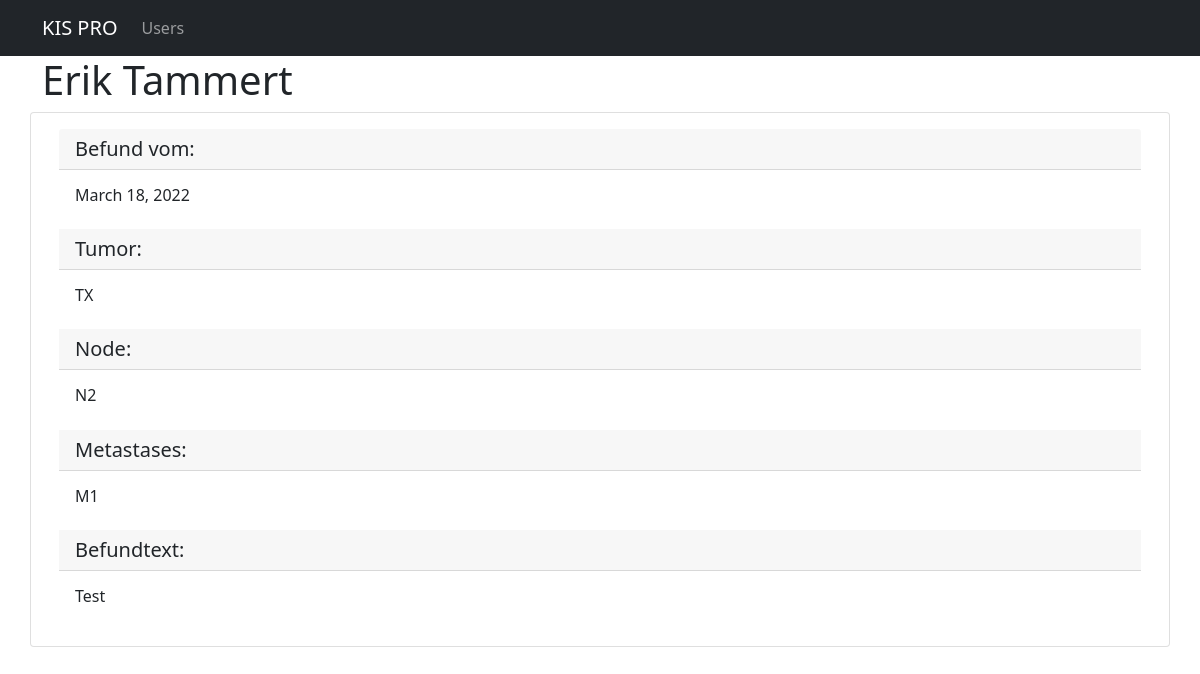
/pathology/meet/1/2, run on the app's committed database.
### kis_pro/models.py (models this page shows, shortened)
class TNM(models.Model):
    case = models.ForeignKey(Cases, on_delete=models.CASCADE)
    tumor = models.CharField(max_length=2)
    nodes = models.CharField(max_length=2)
    metastases = models.CharField(max_length=2)
    report_text = models.TextField(max_length=500)

class Cases(models.Model):
    timestamp = models.DateField()
    patient = models.ForeignKey(Patient, on_delete=models.CASCADE)
    doctor = models.ForeignKey(Doctor, on_delete=models.CASCADE)

class Person(models.Model):
    title = models.CharField(max_length=50)
    firstname = models.CharField(max_length=100)
    lastname = models.CharField(max_length=100)
    def user_print(self):
        return self.title + ' ' + self.firstname + ' ' + self.lastname
    def __str__(self):
        return self.user_print()
    class Meta:
        abstract = True

class Patient(Person):
    birthdate = models.DateField()
    attending_doctor = models.ManyToManyField(Doctor)

### kis_pro/views.py (the view)
# urls.py: path("pathology/meet/<int:pk>/<int:caseid>", views.kis_pro_pathology_meet, name="kis_pro_pathology_meet"),
def kis_pro_pathology_meet(request, pk, caseid):
    try:
        tnm = TNM.objects.get(case_id=caseid)
        context = {
            'tnm': tnm
        }
        return render(request, 'pathology/kis_pro_pathology_meet.html', context)
    except ObjectDoesNotExist:
        cases = Cases.objects.get(pk=caseid)
        context = {
            'cases': cases
        }
        return render(request, 'pathology/kis_pro_pathology_meet.html', context)

### kis_pro/templates/pathology/kis_pro_pathology_meet.html
{% extends 'base.html' %}
{% load static %}
{% block page_content %}
    {% if cases is not None %}
        <div class="row">
            <div class="card mb-2">
                <div class="card-body">
                    <h5 class="card-header">Noch kein Befund vorhanden! </h5>
                </div>
                <a href="{% url 'kis_pro_new_tnm' cases.pk %}"
                   class="btn btn-primary">
                    Neuer Befund
                </a>
            </div>
        </div>
    {% else %}
        <h1>{{ tnm.case.patient }}</h1>
        <div class="row">
            <div class="card mb-2">
                <div class="card-body">
                    <h5 class="card-header">Befund vom: </h5>
                    <h6 class="card-body">{{ tnm.case.timestamp }}</h6>
                    <h5 class="card-header">Tumor: </h5>
                    <h6 class="card-body">{{ tnm.tumor }}</h6>
                    <h5 class="card-header">Node: </h5>
                    <h6 class="card-body">{{ tnm.nodes }}</h6>
                    <h5 class="card-header">Metastases: </h5>
                    <h6 class="card-body">{{ tnm.metastases }}</h6>
                    <h5 class="card-header">Befundtext: </h5>
                    <h6 class="card-body">{{ tnm.report_text }}</h6>
                </div>
            </div>
        </div>
    {% endif %}
{% endblock %}

### data on the page
TNM: case.patient "Erik Tammert", case.timestamp "March 18, 2022", tumor "TX", nodes "N2", metastases "M1", report_text "Test"
